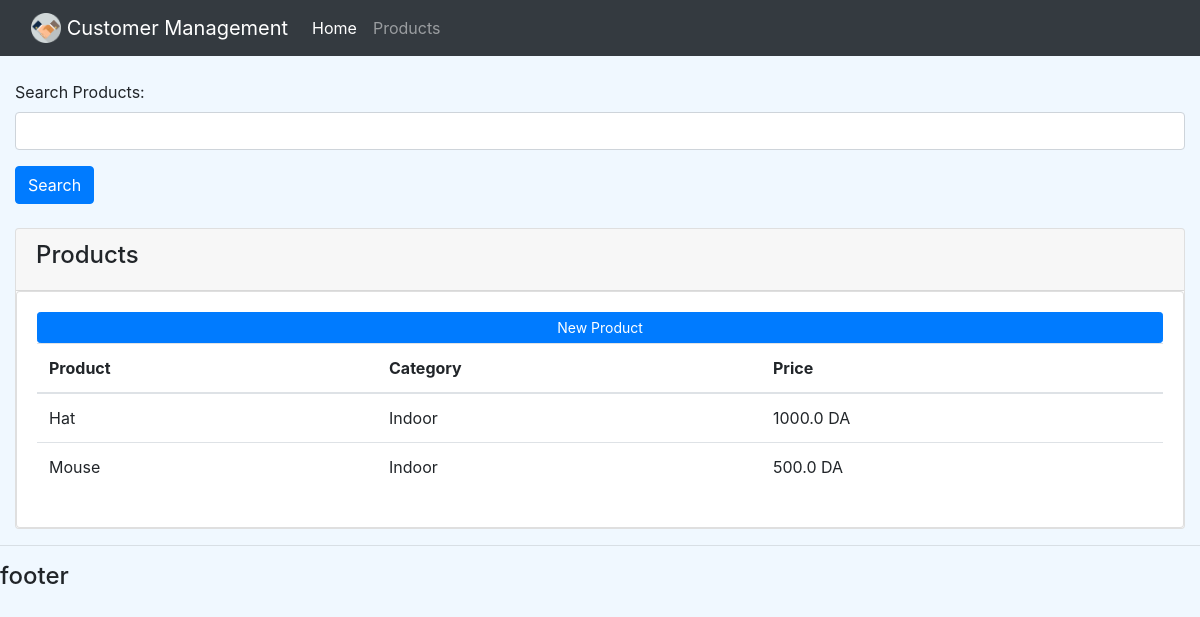
Before: /products/ with the older database file.
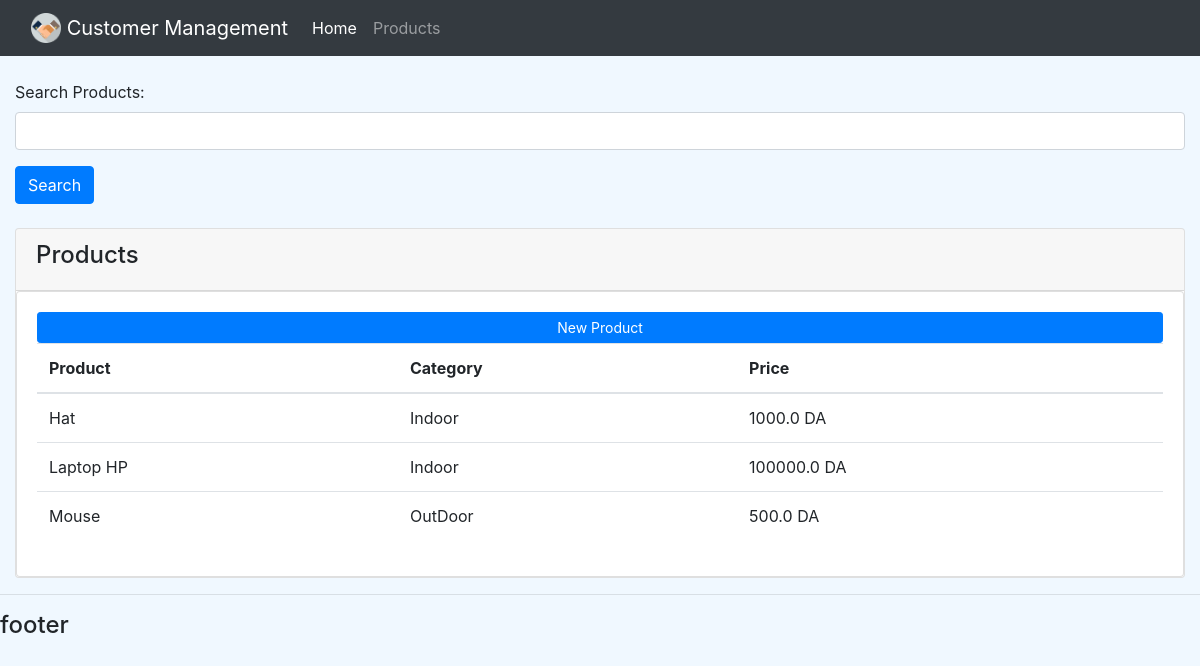
After: the same page with the newer database file.
### accounts/models.py (models this page shows, shortened)
class Product(models.Model):
    CATEGORY = (('Indoor', 'Indoor'), ('OutDoor', 'OutDoor'))
    name = models.CharField(max_length=200, null=True)
    price = models.FloatField(null=True)
    category = models.CharField(max_length=200, null=True, choices=CATEGORY)
    description = models.CharField(max_length=200, null=True)
    date_created = models.DateTimeField(auto_now_add=True, null=True)
    tags = models.ManyToManyField(Tag, related_name='products')

### accounts/views.py (the view)
# urls.py: path('products/', views.products, name='products'),
def products(request):
    Products = Product.objects.all().order_by("name")
    context = {'products': Products}
    return render(request, 'accounts/products.html', context)

### accounts/templates/accounts/products.html
{% extends 'accounts/main.html' %}
{% block content %}
    <div class="container-fluid">
        <form>
            <div class="form-group">
                <label>Search Products:</label>
                <input type="text" class="form-control" id="exampleInputEmail1" aria-describedby="emailHelp">
            </div>
            <button type="submit" class="btn btn-primary">Search</button>
        </form>
        <br>
        <div class="card">
            <div class="card-header">
                <h4>Products</h4>
            </div>
            <div class="card card-body">
                <a class="btn btn-primary btn-sm btn-block" href="{% url 'new_product' %}">New Product</a>
                <table class="table">
                    <thead>
                    <tr>
                        <th scope="col">Product</th>
                        <th scope="col">Category</th>
                        <th scope="col">Price</th>
                    </tr>
                    </thead>
                    <tbody>
                    {% for product in products %}
                    <tr>
                        <td>{{ product.name }}</td>
                        <td>{{ product.category }}</td>
                        <td>{{ product.price }} DA</td>
                    </tr>
                    {% endfor %}
                    </tbody>
                </table>
            </div>
        </div>
    </div>
{% endblock content %}

Changed rows visible on the page:
added Product: name "Laptop HP", category "Indoor", price "100000.0"
changed Product "Mouse": category "Indoor" → "OutDoor"
